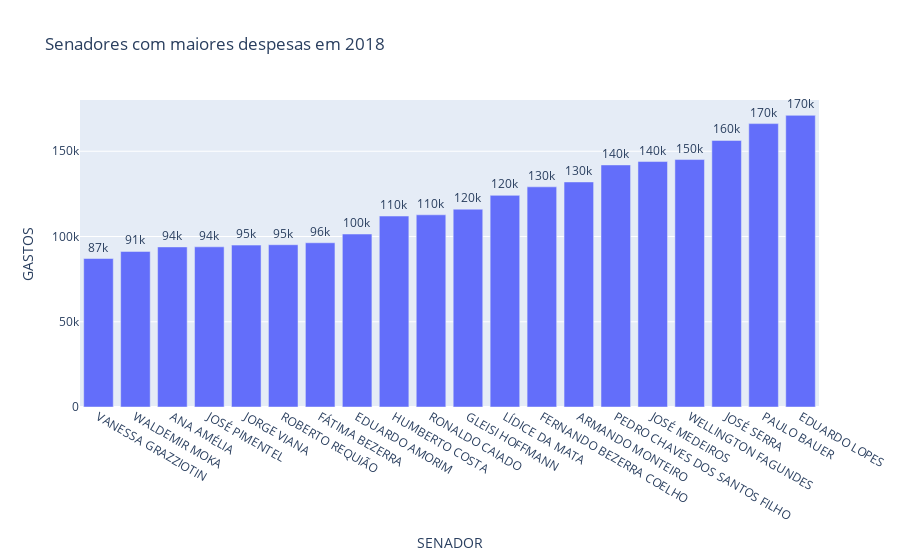

Notebook code for this chart:
### Code cell
import plotly.express as px

fig = px.bar(df.tail(20), y='GASTOS', x='SENADOR', text_auto='.2s',
            title="Senadores com maiores despesas em 2018")
fig.update_traces(textfont_size=12, textangle=0, textposition="outside", cliponaxis=False)
fig.show()

### Figure 1 — Plotly figure (JSON) as saved in the notebook; plotly's stock layout.template omitted (floating-point values rounded to 4 significant figures)
{"data": [{"alignmentgroup": "True", "cliponaxis": false, "hovertemplate": "SENADOR=%{x}<br>GASTOS=%{y}<extra></extra>", "legendgroup": "", "marker": {"color": "#636efa", "pattern": {"shape": ""}}, "name": "", "offsetgroup": "", "orientation": "v", "showlegend": false, "textangle": 0, "textfont": {"size": 12}, "textposition": "outside", "texttemplate": "%{y:.2s}", "type": "bar", "x": ["VANESSA GRAZZIOTIN", "WALDEMIR MOKA", "ANA AMÉLIA", "JOSÉ PIMENTEL", "JORGE VIANA", "ROBERTO REQUIÃO", "FÁTIMA BEZERRA", "EDUARDO AMORIM", "HUMBERTO COSTA", "RONALDO CAIADO", "GLEISI HOFFMANN", "LÍDICE DA MATA", "FERNANDO BEZERRA COELHO", "ARMANDO MONTEIRO", "PEDRO CHAVES DOS SANTOS FILHO", "JOSÉ MEDEIROS", "WELLINGTON FAGUNDES", "JOSÉ SERRA", "PAULO BAUER", "EDUARDO LOPES"], "xaxis": "x", "y": [87096, 91229, 93892, 93948, 94948, 95181, 96314, 101453, 111989, 112724, 116026, 124131, 129131, 131992, 141979, 143966, 145133, 156333, 166204, 171056], "yaxis": "y"}], "layout": {"barmode": "relative", "legend": {"tracegroupgap": 0}, "title": {"text": "Senadores com maiores despesas em 2018"}, "xaxis": {"anchor": "y", "domain": [0, 1], "title": {"text": "SENADOR"}}, "yaxis": {"anchor": "x", "domain": [0, 1], "title": {"text": "GASTOS"}}}}
